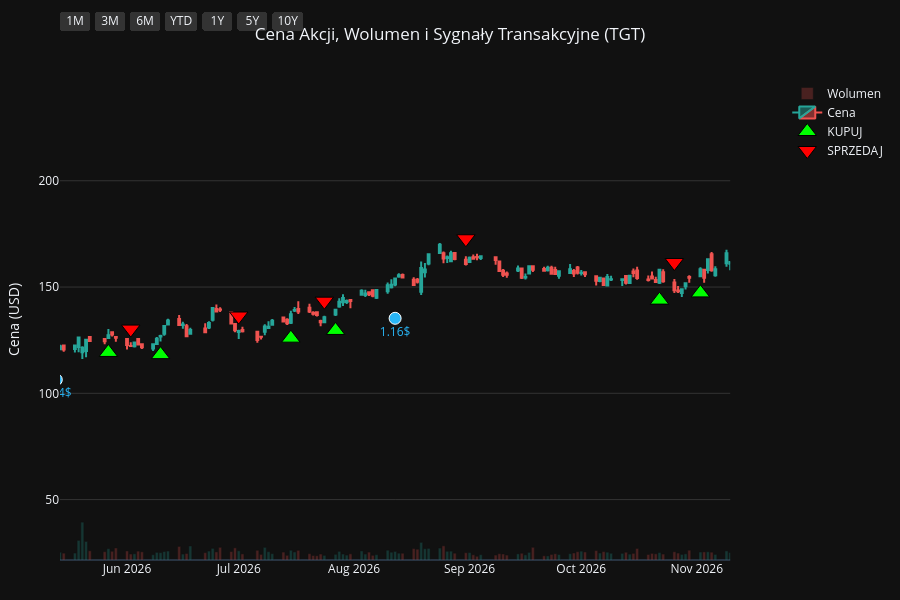
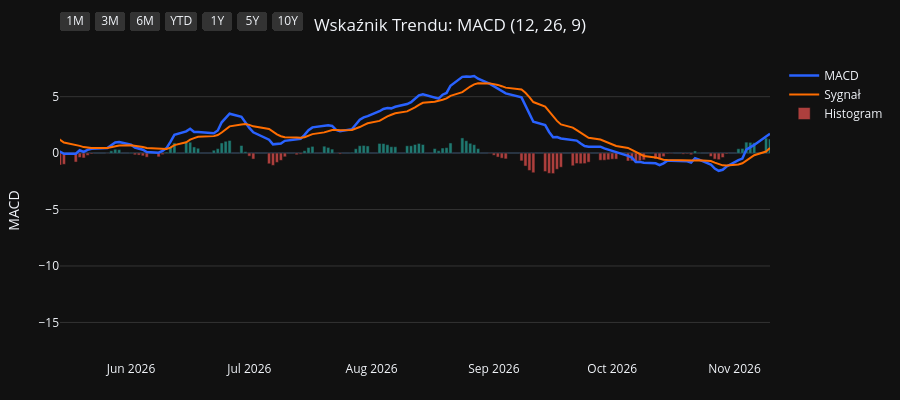
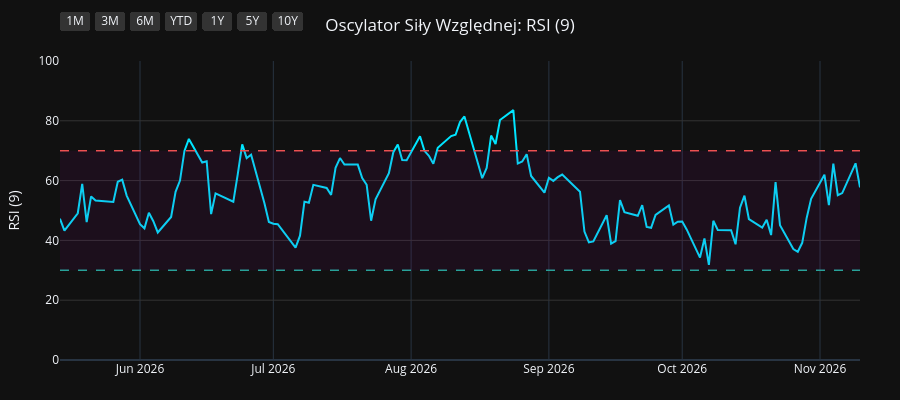
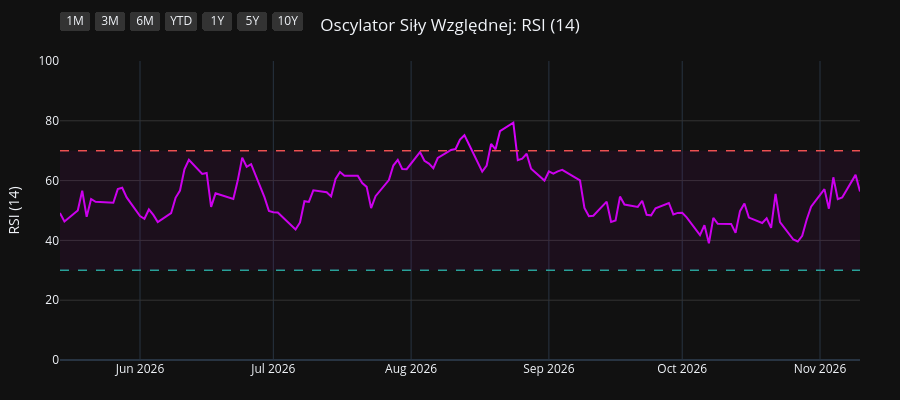

Notebook cell for these charts, in order:
### Code cell
import os
import yfinance as yf
import pandas as pd
import pandas_ta as ta
import plotly.graph_objects as go
from plotly.subplots import make_subplots

# 1. Pobranie i przygotowanie danych
symbol = os.environ.get("STOCK_TICKER", "").strip().upper()
if not symbol:
    raise RuntimeError("Set STOCK_TICKER before running price_extractor.ipynb")
df = yf.Ticker(symbol).history(period="10y")
df.index = df.index.tz_localize(None)

# Wskaźniki i sygnały
df.ta.macd(fast=12, slow=26, signal=9, append=True)
df.ta.rsi(length=9, append=True)
df.ta.rsi(length=14, append=True)
df.ta.rsi(length=21, append=True)
df.dropna(inplace=True)

macd = df['MACD_12_26_9']
signal = df['MACDs_12_26_9']
wczorajszy_macd = macd.shift(1)
wczorajszy_signal = signal.shift(1)

df['Decyzja'] = 'BRAK'
df.loc[(macd > signal) & (wczorajszy_macd <= wczorajszy_signal), 'Decyzja'] = 'KUPUJ'
df.loc[(macd < signal) & (wczorajszy_macd >= wczorajszy_signal), 'Decyzja'] = 'SPRZEDAJ'

df_kupuj = df[df['Decyzja'] == 'KUPUJ']
df_sprzedaj = df[df['Decyzja'] == 'SPRZEDAJ']
df_dywidendy = df[df['Dividends'] > 0]
df_splity = df[df['Stock Splits'] > 0]

# Wspólna konfiguracja osi X
konfiguracja_osi_x = dict(
    type="date",
    showspikes=True, spikemode="across", spikesnap="cursor", spikedash="dot", spikecolor="#ffffff", spikethickness=1, hoverformat="%Y-%m-%d",
    rangeselector=dict(
        buttons=list([
            dict(count=1, label="1M", step="month", stepmode="backward"),
            dict(count=3, label="3M", step="month", stepmode="backward"),
            dict(count=6, label="6M", step="month", stepmode="backward"),
            dict(count=1, label="YTD", step="year", stepmode="todate"),
            dict(count=1, label="1Y", step="year", stepmode="backward"),
            dict(count=5, label="5Y", step="year", stepmode="backward"),
            dict(step="all", label="10Y")
        ]),
        bgcolor="#333333", activecolor="#2962ff", x=0, y=1.1
    )
)

# ==========================================
# WYKRES 1: CENA + WOLUMEN + SYGNAŁY
# ==========================================
fig1 = make_subplots(specs=[[{"secondary_y": True}]])

kolory_wolumenu = ['#26a69a' if row['Close'] >= row['Open'] else '#ef5350' for index, row in df.iterrows()]
fig1.add_trace(go.Bar(x=df.index, y=df['Volume'], marker_color=kolory_wolumenu, opacity=0.25, name='Wolumen'), secondary_y=True)
fig1.add_trace(go.Candlestick(x=df.index, open=df['Open'], high=df['High'], low=df['Low'], close=df['Close'], name='Cena', increasing_line_color='#26a69a', decreasing_line_color='#ef5350'), secondary_y=False)
fig1.add_trace(go.Scatter(x=df_kupuj.index, y=df_kupuj['Low'] * 0.95, customdata=df_kupuj[['Low', 'High']], mode='markers', marker=dict(symbol='triangle-up', size=16, color='#00ff00', line=dict(width=1, color='black')), name='KUPUJ', hovertemplate='KUPUJ<br>Najniższa: %{customdata[0]:.2f}<br>Najwyższa: %{customdata[1]:.2f}<extra></extra>'), secondary_y=False)
fig1.add_trace(go.Scatter(x=df_sprzedaj.index, y=df_sprzedaj['High'] * 1.05, customdata=df_sprzedaj[['Low', 'High']], mode='markers', marker=dict(symbol='triangle-down', size=16, color='#ff0000', line=dict(width=1, color='black')), name='SPRZEDAJ', hovertemplate='SPRZEDAJ<br>Najniższa: %{customdata[0]:.2f}<br>Najwyższa: %{customdata[1]:.2f}<extra></extra>'), secondary_y=False)

if not df_dywidendy.empty:
    fig1.add_trace(go.Scatter(x=df_dywidendy.index, y=df_dywidendy['Low'] * 0.90, mode='markers+text', marker=dict(symbol='circle', size=12, color='#29b6f6', line=dict(width=1, color='white')), text=df_dywidendy['Dividends'].apply(lambda x: f"{x}$"), textposition="bottom center", name='Dywidenda', showlegend=False, hovertemplate='Dywidenda: %{text}<extra></extra>', textfont=dict(color="#29b6f6")), secondary_y=False)
if not df_splity.empty:
                    fig1.add_trace(go.Scatter(x=df_splity.index, y=df_splity['High'], mode='markers+text', marker=dict(symbol='star', size=16, color='#ffee58', line=dict(width=1, color='black')), text=df_splity['Stock Splits'].apply(lambda x: f"{x:g}:1" if x >= 1 else f"1:{1 / x:g}"), textposition="top center", name='Split', hovertemplate='%{text}<extra></extra>', textfont=dict(color="#ffee58")), secondary_y=False)

fig1.update_layout(title=dict(text=f"Cena Akcji, Wolumen i Sygnały Transakcyjne ({symbol})", x=0.5, xanchor='center'), dragmode='pan', xaxis_rangeslider_visible=False, template='plotly_dark', height=600, hovermode='x unified', margin=dict(l=60, r=40, t=60, b=40))
fig1.update_xaxes(**konfiguracja_osi_x)
fig1.update_xaxes(range=[df.index.max() - pd.Timedelta(days=180), df.index.max()])
fig1.update_yaxes(title_text="Cena (USD)", secondary_y=False, gridcolor='#333333')
fig1.update_yaxes(range=[0, df['Volume'].max() * 4], showgrid=False, showticklabels=False, secondary_y=True)
fig1.show(config={'scrollZoom': True})

# ==========================================
# WYKRES 2: WSKAŹNIK MACD
# ==========================================
fig2 = go.Figure()
fig2.add_trace(go.Scatter(x=df.index, y=df['MACD_12_26_9'], line=dict(color='#2962ff', width=2.5), name='MACD'))
fig2.add_trace(go.Scatter(x=df.index, y=df['MACDs_12_26_9'], line=dict(color='#ff6d00', width=2), name='Sygnał'))
kolory_macd = ['#26a69a' if val >= 0 else '#ef5350' for val in df['MACDh_12_26_9']]
fig2.add_trace(go.Bar(x=df.index, y=df['MACDh_12_26_9'], marker_color=kolory_macd, name='Histogram', opacity=0.7))
fig2.update_layout(title=dict(text="Wskaźnik Trendu: MACD (12, 26, 9)", x=0.5, xanchor='center'), dragmode='pan', xaxis_rangeslider_visible=False, template='plotly_dark', height=400, hovermode='x unified', margin=dict(l=60, r=40, t=60, b=40))
fig2.update_xaxes(**konfiguracja_osi_x)
fig2.update_xaxes(range=[df.index.max() - pd.Timedelta(days=180), df.index.max()])
fig2.update_yaxes(title_text="MACD", gridcolor='#333333')
fig2.show(config={'scrollZoom': True})

# ==========================================
# WYKRES 3: OSCYLATOR RSI (9)
# ==========================================
fig3 = go.Figure()
fig3.add_trace(go.Scatter(x=df.index, y=df['RSI_9'], line=dict(color='#00e5ff', width=2), name='RSI (9)'))
fig3.add_hline(y=70, line_dash="dash", line_color="#ef5350", line_width=1.5)
fig3.add_hline(y=30, line_dash="dash", line_color="#26a69a", line_width=1.5)
fig3.add_hrect(y0=30, y1=70, line_width=0, fillcolor="purple", opacity=0.1)
fig3.update_layout(title=dict(text="Oscylator Siły Względnej: RSI (9)", x=0.5, xanchor='center'), dragmode='pan', xaxis_rangeslider_visible=False, template='plotly_dark', height=400, hovermode='x unified', margin=dict(l=60, r=40, t=60, b=40))
fig3.update_xaxes(**konfiguracja_osi_x)
fig3.update_xaxes(range=[df.index.max() - pd.Timedelta(days=180), df.index.max()])
fig3.update_yaxes(title_text="RSI (9)", range=[0, 100], gridcolor='#333333')
fig3.show(config={'scrollZoom': True})

# ==========================================
# WYKRES 4: OSCYLATOR RSI (14)
# ==========================================
fig4 = go.Figure()
fig4.add_trace(go.Scatter(x=df.index, y=df['RSI_14'], line=dict(color='#d500f9', width=2), name='RSI (14)'))
fig4.add_hline(y=70, line_dash="dash", line_color="#ef5350", line_width=1.5)
fig4.add_hline(y=30, line_dash="dash", line_color="#26a69a", line_width=1.5)
fig4.add_hrect(y0=30, y1=70, line_width=0, fillcolor="purple", opacity=0.1)
fig4.update_layout(title=dict(text="Oscylator Siły Względnej: RSI (14)", x=0.5, xanchor='center'), dragmode='pan', xaxis_rangeslider_visible=False, template='plotly_dark', height=400, hovermode='x unified', margin=dict(l=60, r=40, t=60, b=40))
fig4.update_xaxes(**konfiguracja_osi_x)
fig4.update_xaxes(range=[df.index.max() - pd.Timedelta(days=180), df.index.max()])
fig4.update_yaxes(title_text="RSI (14)", range=[0, 100], gridcolor='#333333')
fig4.show(config={'scrollZoom': True})

# ==========================================
# WYKRES 5: OSCYLATOR RSI (21)
# ==========================================
fig5 = go.Figure()
fig5.add_trace(go.Scatter(x=df.index, y=df['RSI_21'], line=dict(color='#64dd17', width=2), name='RSI (21)'))
fig5.add_hline(y=70, line_dash="dash", line_color="#ef5350", line_width=1.5)
fig5.add_hline(y=30, line_dash="dash", line_color="#26a69a", line_width=1.5)
fig5.add_hrect(y0=30, y1=70, line_width=0, fillcolor="purple", opacity=0.1)
fig5.update_layout(title=dict(text="Oscylator Siły Względnej: RSI (21)", x=0.5, xanchor='center'), dragmode='pan', xaxis_rangeslider_visible=False, template='plotly_dark', height=400, hovermode='x unified', margin=dict(l=60, r=40, t=60, b=40))
fig5.update_xaxes(**konfiguracja_osi_x)
fig5.update_xaxes(range=[df.index.max() - pd.Timedelta(days=180), df.index.max()])
fig5.update_yaxes(title_text="RSI (21)", range=[0, 100], gridcolor='#333333')
fig5.show(config={'scrollZoom': True})

### Figure 1 — Plotly figure (JSON) as saved in the notebook; plotly's stock layout.template omitted (floating-point values rounded to 4 significant figures; data arrays with more than 128 entries replaced by an {"elided": "..."} marker saying what was removed)
{"data": [{"marker": {"color": {"elided": "2479 str values"}}, "name": "Wolumen", "opacity": 0.25, "type": "bar", "x": {"elided": "2479 str values"}, "xaxis": "x", "y": {"elided": "2479 int values"}, "yaxis": "y2"}, {"close": {"elided": "2479 float values"}, "decreasing": {"line": {"color": "#ef5350"}}, "high": {"elided": "2479 float values"}, "increasing": {"line": {"color": "#26a69a"}}, "low": {"elided": "2479 float values"}, "name": "Cena", "open": {"elided": "2479 float values"}, "type": "candlestick", "x": {"elided": "2479 str values"}, "xaxis": "x", "yaxis": "y"}, {"customdata": {"elided": "96x2 float values"}, "hovertemplate": "KUPUJ<br>Najniższa: %{customdata[0]:.2f}<br>Najwyższa: %{customdata[1]:.2f}<extra></extra>", "marker": {"color": "#00ff00", "line": {"color": "black", "width": 1}, "size": 16, "symbol": "triangle-up"}, "mode": "markers", "name": "KUPUJ", "type": "scatter", "x": ["2017-02-03T00:00:00", "2017-03-22T00:00:00", "2017-06-05T00:00:00", "2017-06-09T00:00:00", "2017-07-05T00:00:00", "2017-07-13T00:00:00", "2017-09-06T00:00:00", "2017-10-13T00:00:00", "2017-11-14T00:00:00", "2017-11-29T00:00:00", "2018-02-26T00:00:00", "2018-04-04T00:00:00", "2018-04-27T00:00:00", "2018-05-14T00:00:00", "2018-06-04T00:00:00", "2018-07-10T00:00:00", "2018-07-23T00:00:00", "2018-08-17T00:00:00", "2018-10-30T00:00:00", "2018-12-26T00:00:00", "2019-02-19T00:00:00", "2019-03-05T00:00:00", "2019-04-08T00:00:00", "2019-04-18T00:00:00", "2019-05-22T00:00:00", "2019-08-19T00:00:00", "2019-10-14T00:00:00", "2019-11-15T00:00:00", "2020-02-06T00:00:00", "2020-04-01T00:00:00", "2020-07-15T00:00:00", "2020-09-28T00:00:00", "2020-11-13T00:00:00", "2021-01-04T00:00:00", "2021-02-09T00:00:00", "2021-03-15T00:00:00", "2021-05-06T00:00:00", "2021-05-20T00:00:00", "2021-06-25T00:00:00", "2021-07-22T00:00:00", "2021-09-17T00:00:00", "2021-10-13T00:00:00", "2021-11-16T00:00:00", "2021-12-30T00:00:00", "2022-02-01T00:00:00", "2022-02-09T00:00:00", "2022-03-01T00:00:00", "2022-04-07T00:00:00", "2022-06-06T00:00:00", "2022-09-08T00:00:00", "2022-10-06T00:00:00", "2022-10-18T00:00:00", "2022-11-11T00:00:00", "2022-11-30T00:00:00", "2022-12-29T00:00:00", "2023-03-30T00:00:00", "2023-05-11T00:00:00", "2023-06-14T00:00:00", "2023-08-31T00:00:00", "2023-09-14T00:00:00", "2023-10-11T00:00:00", "2023-12-14T00:00:00", "2024-02-02T00:00:00", "2024-03-28T00:00:00", "2024-05-10T00:00:00", "2024-05-16T00:00:00", "2024-06-03T00:00:00", "2024-06-12T00:00:00", "2024-06-21T00:00:00", "2024-08-16T00:00:00", "2024-09-19T00:00:00", "2024-10-11T00:00:00", "2024-11-11T00:00:00", "2024-12-09T00:00:00", "2025-01-23T00:00:00", "2025-03-24T00:00:00", "2025-04-17T00:00:00", "2025-06-06T00:00:00", "2025-06-24T00:00:00", "2025-07-22T00:00:00", "2025-08-12T00:00:00", "2025-08-18T00:00:00", "2025-09-26T00:00:00", "2025-11-28T00:00:00", "2025-12-26T00:00:00", "2026-01-02T00:00:00", "2026-02-04T00:00:00", "2026-03-04T00:00:00", "2026-03-31T00:00:00", "2026-04-16T00:00:00", "2026-05-27T00:00:00", "2026-06-10T00:00:00", "2026-07-15T00:00:00", "2026-07-27T00:00:00", "2026-10-22T00:00:00", "2026-11-02T00:00:00"], "xaxis": "x", "y": [45.08, 37.79, 39.77, 39.62, 37.59, 37.65, 42.07, 43.89, 43.75, 42.03, 56.07, 51.35, 53.24, 52.65, 55.09, 58.48, 58.58, 62.43, 64.1, 47.39, 55.54, 57.16, 62.36, 63.58, 59.76, 66.69, 87.0, 87.29, 90.52, 72.41, 95.7, 123.9, 128.7, 140.1, 156.0, 144.2, 171.2, 175.9, 194.3, 206.6, 199.5, 187.4, 214.3, 186.6, 176.5, 174.6, 179.1, 179.0, 130.6, 139.7, 128.7, 128.3, 136.5, 135.6, 122.4, 133.8, 131.2, 108.0, 107.1, 104.5, 91.01, 119.9, 122.6, 151.3, 140.1, 139.3, 132.0, 126.6, 125.6, 122.9, 136.3, 137.5, 131.8, 117.8, 119.6, 93.71, 80.58, 85.31, 87.2, 92.54, 94.16, 94.64, 79.29, 83.09, 89.25, 89.74, 103.8, 112.0, 110.9, 113.6, 119.2, 118.2, 126.0, 129.6, 143.8, 147.2], "yaxis": "y"}, {"customdata": {"elided": "95x2 float values"}, "hovertemplate": "SPRZEDAJ<br>Najniższa: %{customdata[0]:.2f}<br>Najwyższa: %{customdata[1]:.2f}<extra></extra>", "marker": {"color": "#ff0000", "line": {"color": "black", "width": 1}, "size": 16, "symbol": "triangle-down"}, "mode": "markers", "name": "SPRZEDAJ", "type": "scatter", "x": ["2017-02-28T00:00:00", "2017-05-16T00:00:00", "2017-06-06T00:00:00", "2017-06-16T00:00:00", "2017-07-07T00:00:00", "2017-08-11T00:00:00", "2017-09-25T00:00:00", "2017-10-30T00:00:00", "2017-11-15T00:00:00", "2018-01-29T00:00:00", "2018-03-01T00:00:00", "2018-04-23T00:00:00", "2018-05-03T00:00:00", "2018-05-25T00:00:00", "2018-06-18T00:00:00", "2018-07-12T00:00:00", "2018-08-16T00:00:00", "2018-09-12T00:00:00", "2018-11-15T00:00:00", "2019-02-08T00:00:00", "2019-03-01T00:00:00", "2019-04-02T00:00:00", "2019-04-09T00:00:00", "2019-04-22T00:00:00", "2019-06-20T00:00:00", "2019-09-13T00:00:00", "2019-10-23T00:00:00", "2019-12-10T00:00:00", "2020-02-26T00:00:00", "2020-05-22T00:00:00", "2020-09-02T00:00:00", "2020-10-19T00:00:00", "2020-12-07T00:00:00", "2021-01-21T00:00:00", "2021-02-19T00:00:00", "2021-04-21T00:00:00", "2021-05-11T00:00:00", "2021-06-14T00:00:00", "2021-07-19T00:00:00", "2021-07-28T00:00:00", "2021-09-21T00:00:00", "2021-11-08T00:00:00", "2021-11-17T00:00:00", "2022-01-18T00:00:00", "2022-02-07T00:00:00", "2022-02-14T00:00:00", "2022-03-31T00:00:00", "2022-04-27T00:00:00", "2022-08-22T00:00:00", "2022-09-15T00:00:00", "2022-10-14T00:00:00", "2022-11-07T00:00:00", "2022-11-18T00:00:00", "2022-12-02T00:00:00", "2023-02-09T00:00:00", "2023-04-18T00:00:00", "2023-05-22T00:00:00", "2023-08-07T00:00:00", "2023-09-11T00:00:00", "2023-09-18T00:00:00", "2023-12-11T00:00:00", "2023-12-15T00:00:00", "2024-03-18T00:00:00", "2024-04-03T00:00:00", "2024-05-15T00:00:00", "2024-05-21T00:00:00", "2024-06-06T00:00:00", "2024-06-13T00:00:00", "2024-07-24T00:00:00", "2024-09-06T00:00:00", "2024-10-01T00:00:00", "2024-10-21T00:00:00", "2024-11-20T00:00:00", "2025-01-17T00:00:00", "2025-02-03T00:00:00", "2025-04-04T00:00:00", "2025-05-30T00:00:00", "2025-06-18T00:00:00", "2025-07-17T00:00:00", "2025-07-29T00:00:00", "2025-08-15T00:00:00", "2025-08-20T00:00:00", "2025-11-04T00:00:00", "2025-12-24T00:00:00", "2025-12-31T00:00:00", "2026-01-22T00:00:00", "2026-02-23T00:00:00", "2026-03-11T00:00:00", "2026-04-13T00:00:00", "2026-05-01T00:00:00", "2026-06-02T00:00:00", "2026-07-01T00:00:00", "2026-07-24T00:00:00", "2026-08-31T00:00:00", "2026-10-26T00:00:00"], "xaxis": "x", "y": [52.96, 44.46, 44.22, 42.1, 41.39, 44.74, 47.98, 48.71, 47.34, 63.07, 62.28, 58.59, 59.05, 59.83, 64.78, 65.0, 69.05, 74.74, 69.42, 60.98, 63.47, 68.41, 69.36, 71.3, 74.56, 94.61, 98.09, 110.3, 98.82, 105.2, 133.6, 147.9, 155.6, 172.6, 171.8, 186.0, 189.9, 209.1, 225.5, 231.8, 220.2, 230.1, 231.9, 199.2, 194.0, 190.7, 199.4, 215.1, 151.9, 154.6, 142.0, 147.7, 151.6, 151.8, 160.2, 151.0, 142.5, 124.7, 117.2, 115.6, 130.2, 134.6, 161.0, 169.7, 155.3, 151.2, 141.9, 141.8, 145.5, 149.0, 151.0, 151.6, 126.3, 130.9, 132.6, 95.62, 94.6, 96.55, 103.8, 106.1, 105.4, 100.5, 92.12, 98.71, 100.6, 109.1, 120.5, 125.2, 125.0, 135.5, 130.2, 136.4, 143.4, 172.7, 161.5], "yaxis": "y"}, {"hovertemplate": "Dywidenda: %{text}<extra></extra>", "marker": {"color": "#29b6f6", "line": {"color": "white", "width": 1}, "size": 12, "symbol": "circle"}, "mode": "markers+text", "name": "Dywidenda", "showlegend": false, "text": ["0.6$", "0.6$", "0.62$", "0.62$", "0.62$", "0.62$", "0.64$", "0.64$", "0.64$", "0.64$", "0.66$", "0.66$", "0.66$", "0.66$", "0.68$", "0.68$", "0.68$", "0.68$", "0.9$", "0.9$", "0.9$", "0.9$", "1.08$", "1.08$", "1.08$", "1.08$", "1.1$", "1.1$", "1.1$", "1.1$", "1.12$", "1.12$", "1.12$", "1.12$", "1.14$", "1.14$", "1.14$", "1.14$", "1.16$"], "textfont": {"color": "#29b6f6"}, "textposition": "bottom center", "type": "scatter", "x": ["2017-02-13T00:00:00", "2017-05-15T00:00:00", "2017-08-14T00:00:00", "2017-11-14T00:00:00", "2018-02-20T00:00:00", "2018-05-15T00:00:00", "2018-08-14T00:00:00", "2018-11-20T00:00:00", "2019-02-19T00:00:00", "2019-05-14T00:00:00", "2019-08-20T00:00:00", "2019-11-19T00:00:00", "2020-02-18T00:00:00", "2020-05-19T00:00:00", "2020-08-18T00:00:00", "2020-11-17T00:00:00", "2021-02-16T00:00:00", "2021-05-18T00:00:00", "2021-08-17T00:00:00", "2021-11-16T00:00:00", "2022-02-15T00:00:00", "2022-05-17T00:00:00", "2022-08-16T00:00:00", "2022-11-15T00:00:00", "2023-02-14T00:00:00", "2023-05-16T00:00:00", "2023-08-15T00:00:00", "2023-11-14T00:00:00", "2024-02-20T00:00:00", "2024-05-14T00:00:00", "2024-08-21T00:00:00", "2024-11-20T00:00:00", "2025-02-12T00:00:00", "2025-05-14T00:00:00", "2025-08-13T00:00:00", "2025-11-12T00:00:00", "2026-02-11T00:00:00", "2026-05-13T00:00:00", "2026-08-12T00:00:00"], "xaxis": "x", "y": [43.78, 37.87, 38.42, 41.45, 50.65, 51.46, 58.9, 47.88, 52.62, 51.62, 63.53, 81.71, 87.44, 92.75, 102.2, 122.4, 145.5, 158.3, 194.1, 203.0, 159.7, 163.0, 137.7, 139.6, 134.1, 123.7, 100.8, 88.05, 122.5, 131.0, 132.4, 100.8, 107.3, 81.13, 88.51, 79.8, 99.37, 106.4, 135.3], "yaxis": "y"}], "layout": {"dragmode": "pan", "height": 600, "hovermode": "x unified", "margin": {"b": 40, "l": 60, "r": 40, "t": 60}, "title": {"text": "Cena Akcji, Wolumen i Sygnały Transakcyjne (TGT)", "x": 0.5, "xanchor": "center"}, "xaxis": {"anchor": "y", "domain": [0.0, 0.94], "hoverformat": "%Y-%m-%d", "range": ["2026-05-14T00:00:00", "2026-11-10T00:00:00"], "rangeselector": {"activecolor": "#2962ff", "bgcolor": "#333333", "buttons": [{"count": 1, "label": "1M", "step": "month", "stepmode": "backward"}, {"count": 3, "label": "3M", "step": "month", "stepmode": "backward"}, {"count": 6, "label": "6M", "step": "month", "stepmode": "backward"}, {"count": 1, "label": "YTD", "step": "year", "stepmode": "todate"}, {"count": 1, "label": "1Y", "step": "year", "stepmode": "backward"}, {"count": 5, "label": "5Y", "step": "year", "stepmode": "backward"}, {"label": "10Y", "step": "all"}], "x": 0, "y": 1.1}, "rangeslider": {"visible": false}, "showspikes": true, "spikecolor": "#ffffff", "spikedash": "dot", "spikemode": "across", "spikesnap": "cursor", "spikethickness": 1, "type": "date"}, "yaxis": {"anchor": "x", "domain": [0.0, 1.0], "gridcolor": "#333333", "title": {"text": "Cena (USD)"}}, "yaxis2": {"anchor": "x", "overlaying": "y", "range": [0, 258230800], "showgrid": false, "showticklabels": false, "side": "right"}}}

### Figure 2 — Plotly figure (JSON) as saved in the notebook; plotly's stock layout.template omitted (floating-point values rounded to 4 significant figures; data arrays with more than 128 entries replaced by an {"elided": "..."} marker saying what was removed)
{"data": [{"line": {"color": "#2962ff", "width": 2.5}, "name": "MACD", "type": "scatter", "x": {"elided": "2479 str values"}, "y": {"elided": "2479 float values"}}, {"line": {"color": "#ff6d00", "width": 2}, "name": "Sygnał", "type": "scatter", "x": {"elided": "2479 str values"}, "y": {"elided": "2479 float values"}}, {"marker": {"color": {"elided": "2479 str values"}}, "name": "Histogram", "opacity": 0.7, "type": "bar", "x": {"elided": "2479 str values"}, "y": {"elided": "2479 float values"}}], "layout": {"dragmode": "pan", "height": 400, "hovermode": "x unified", "margin": {"b": 40, "l": 60, "r": 40, "t": 60}, "title": {"text": "Wskaźnik Trendu: MACD (12, 26, 9)", "x": 0.5, "xanchor": "center"}, "xaxis": {"hoverformat": "%Y-%m-%d", "range": ["2026-05-14T00:00:00", "2026-11-10T00:00:00"], "rangeselector": {"activecolor": "#2962ff", "bgcolor": "#333333", "buttons": [{"count": 1, "label": "1M", "step": "month", "stepmode": "backward"}, {"count": 3, "label": "3M", "step": "month", "stepmode": "backward"}, {"count": 6, "label": "6M", "step": "month", "stepmode": "backward"}, {"count": 1, "label": "YTD", "step": "year", "stepmode": "todate"}, {"count": 1, "label": "1Y", "step": "year", "stepmode": "backward"}, {"count": 5, "label": "5Y", "step": "year", "stepmode": "backward"}, {"label": "10Y", "step": "all"}], "x": 0, "y": 1.1}, "rangeslider": {"visible": false}, "showspikes": true, "spikecolor": "#ffffff", "spikedash": "dot", "spikemode": "across", "spikesnap": "cursor", "spikethickness": 1, "type": "date"}, "yaxis": {"gridcolor": "#333333", "title": {"text": "MACD"}}}}

### Figure 3 — Plotly figure (JSON) as saved in the notebook; plotly's stock layout.template omitted (floating-point values rounded to 4 significant figures; data arrays with more than 128 entries replaced by an {"elided": "..."} marker saying what was removed)
{"data": [{"line": {"color": "#00e5ff", "width": 2}, "name": "RSI (9)", "type": "scatter", "x": {"elided": "2479 str values"}, "y": {"elided": "2479 float values"}}], "layout": {"dragmode": "pan", "height": 400, "hovermode": "x unified", "margin": {"b": 40, "l": 60, "r": 40, "t": 60}, "shapes": [{"line": {"color": "#ef5350", "dash": "dash", "width": 1.5}, "type": "line", "x0": 0, "x1": 1, "xref": "x domain", "y0": 70, "y1": 70, "yref": "y"}, {"line": {"color": "#26a69a", "dash": "dash", "width": 1.5}, "type": "line", "x0": 0, "x1": 1, "xref": "x domain", "y0": 30, "y1": 30, "yref": "y"}, {"fillcolor": "purple", "line": {"width": 0}, "opacity": 0.1, "type": "rect", "x0": 0, "x1": 1, "xref": "x domain", "y0": 30, "y1": 70, "yref": "y"}], "title": {"text": "Oscylator Siły Względnej: RSI (9)", "x": 0.5, "xanchor": "center"}, "xaxis": {"hoverformat": "%Y-%m-%d", "range": ["2026-05-14T00:00:00", "2026-11-10T00:00:00"], "rangeselector": {"activecolor": "#2962ff", "bgcolor": "#333333", "buttons": [{"count": 1, "label": "1M", "step": "month", "stepmode": "backward"}, {"count": 3, "label": "3M", "step": "month", "stepmode": "backward"}, {"count": 6, "label": "6M", "step": "month", "stepmode": "backward"}, {"count": 1, "label": "YTD", "step": "year", "stepmode": "todate"}, {"count": 1, "label": "1Y", "step": "year", "stepmode": "backward"}, {"count": 5, "label": "5Y", "step": "year", "stepmode": "backward"}, {"label": "10Y", "step": "all"}], "x": 0, "y": 1.1}, "rangeslider": {"visible": false}, "showspikes": true, "spikecolor": "#ffffff", "spikedash": "dot", "spikemode": "across", "spikesnap": "cursor", "spikethickness": 1, "type": "date"}, "yaxis": {"gridcolor": "#333333", "range": [0, 100], "title": {"text": "RSI (9)"}}}}

### Figure 4 — Plotly figure (JSON) as saved in the notebook; plotly's stock layout.template omitted (floating-point values rounded to 4 significant figures; data arrays with more than 128 entries replaced by an {"elided": "..."} marker saying what was removed)
{"data": [{"line": {"color": "#d500f9", "width": 2}, "name": "RSI (14)", "type": "scatter", "x": {"elided": "2479 str values"}, "y": {"elided": "2479 float values"}}], "layout": {"dragmode": "pan", "height": 400, "hovermode": "x unified", "margin": {"b": 40, "l": 60, "r": 40, "t": 60}, "shapes": [{"line": {"color": "#ef5350", "dash": "dash", "width": 1.5}, "type": "line", "x0": 0, "x1": 1, "xref": "x domain", "y0": 70, "y1": 70, "yref": "y"}, {"line": {"color": "#26a69a", "dash": "dash", "width": 1.5}, "type": "line", "x0": 0, "x1": 1, "xref": "x domain", "y0": 30, "y1": 30, "yref": "y"}, {"fillcolor": "purple", "line": {"width": 0}, "opacity": 0.1, "type": "rect", "x0": 0, "x1": 1, "xref": "x domain", "y0": 30, "y1": 70, "yref": "y"}], "title": {"text": "Oscylator Siły Względnej: RSI (14)", "x": 0.5, "xanchor": "center"}, "xaxis": {"hoverformat": "%Y-%m-%d", "range": ["2026-05-14T00:00:00", "2026-11-10T00:00:00"], "rangeselector": {"activecolor": "#2962ff", "bgcolor": "#333333", "buttons": [{"count": 1, "label": "1M", "step": "month", "stepmode": "backward"}, {"count": 3, "label": "3M", "step": "month", "stepmode": "backward"}, {"count": 6, "label": "6M", "step": "month", "stepmode": "backward"}, {"count": 1, "label": "YTD", "step": "year", "stepmode": "todate"}, {"count": 1, "label": "1Y", "step": "year", "stepmode": "backward"}, {"count": 5, "label": "5Y", "step": "year", "stepmode": "backward"}, {"label": "10Y", "step": "all"}], "x": 0, "y": 1.1}, "rangeslider": {"visible": false}, "showspikes": true, "spikecolor": "#ffffff", "spikedash": "dot", "spikemode": "across", "spikesnap": "cursor", "spikethickness": 1, "type": "date"}, "yaxis": {"gridcolor": "#333333", "range": [0, 100], "title": {"text": "RSI (14)"}}}}
